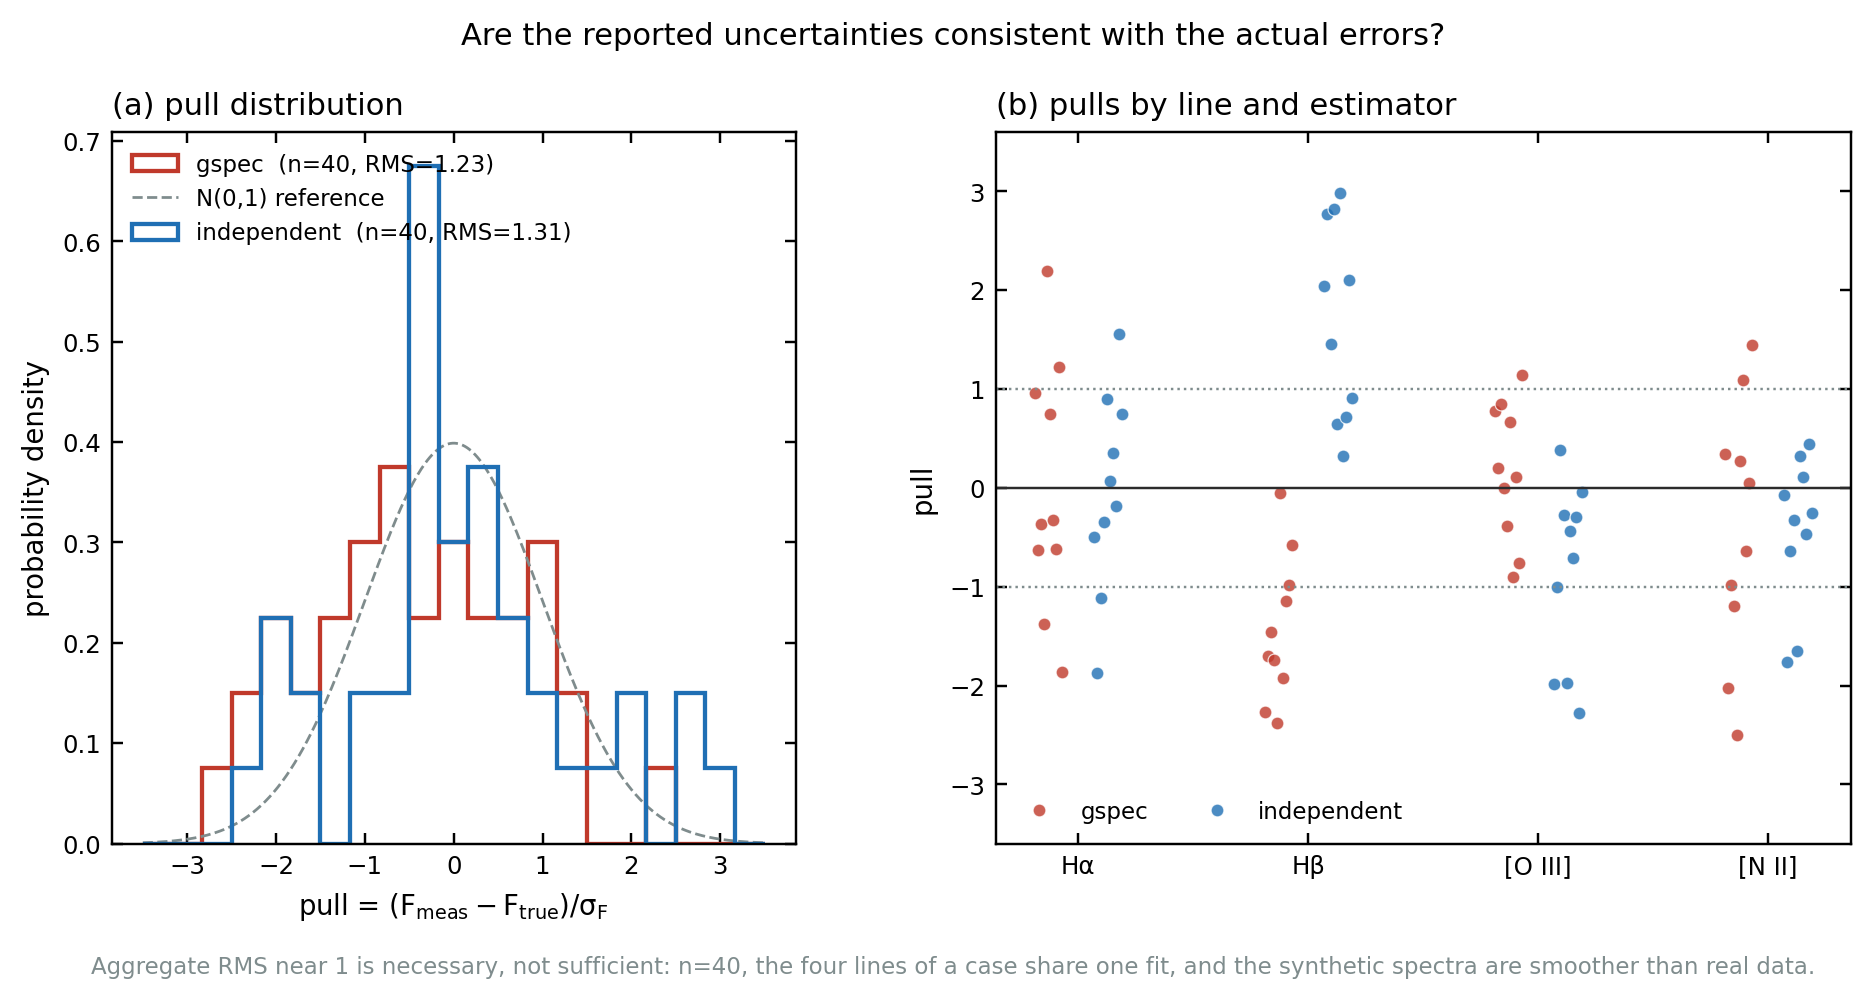

Generate this figure with Python:
#!/usr/bin/env python3
"""Figure 3 — are the reported uncertainties honest?

    .venv/bin/python validation/figures/fig3_pull_calibration.py     # ~2 s

Input
    validation/results/out_gspec.csv         (this pipeline, 10 synthetic cases)
    validation/results/out_independent.csv   (the separate implementation)
    data/truth/truth_synthetic.json          (analytic truth)
Output
    validation/figures/fig3_pull_calibration.{png,pdf}

Definition. For a measurement F with reported uncertainty σ_F and known true
value F_true, the pull is

    p = (F − F_true) / σ_F

If σ_F is the standard deviation of the measurement error, the pulls are drawn
from N(0,1): their RMS is ≈ 1, and 68 % lie within ±1. An RMS well above 1 means
the errors are *under*estimated; well below 1 means they are too conservative.
This is a necessary condition for calibration, not a sufficient one — see the
caveat printed on the figure.
"""

from __future__ import annotations

import json
import math
import sys
from pathlib import Path

sys.path.insert(0, str(Path(__file__).resolve().parents[2] / "src"))

from gspec import plotting                              # noqa: E402

HERE = Path(__file__).resolve().parent
ROOT = HERE.parents[1]
SYNT = [f"S{i:02d}" for i in range(1, 11)]
LINES = ("Halpha", "Hbeta", "OIII_5007", "NII_6583")


def load_pulls(path: Path, truth: dict) -> list[dict]:
    import csv

    rows, pulls = [], []
    with path.open(newline="") as fh:
        for row in csv.DictReader(fh):
            rows.append((row["case_id"], row["line"],
                         float(row["flux"]), float(row["flux_err"])))
    for case, line, flux, err in rows:
        if case not in truth or line not in truth[case]["lines"]:
            continue
        if err <= 0 or not math.isfinite(err):
            continue
        t = truth[case]["lines"][line]["flux"]
        pulls.append(dict(case=case, line=line, pull=(flux - t) / err))
    return pulls


def main() -> None:
    truth = json.loads((ROOT / "data/truth/truth_synthetic.json").read_text())
    sets = {}
    for label, fname in (("gspec", "golden_reference.csv"),
                         ("independent", "out_independent.csv")):
        path = ROOT / "validation/results" / fname
        if not path.exists():
            print(f"missing {path}; run the pipeline first")
            continue
        sets[label] = load_pulls(path, truth)
        vals = [r["pull"] for r in sets[label]]
        rms = math.sqrt(sum(v * v for v in vals) / len(vals))
        inside = sum(abs(v) <= 1 for v in vals) / len(vals)
        print(f"  {label:12s} n={len(vals):3d}  RMS={rms:.3f}  "
              f"median|p|={sorted(abs(v) for v in vals)[len(vals)//2]:.3f}  "
              f"within 1σ={100*inside:.0f}%  max|p|={max(abs(v) for v in vals):.2f}")

    fig = plotting.fig_pulls(sets)
    for p in plotting.save(fig, str(HERE / "fig3_pull_calibration")):
        print(f"wrote {p.relative_to(ROOT)}")


if __name__ == "__main__":
    main()
